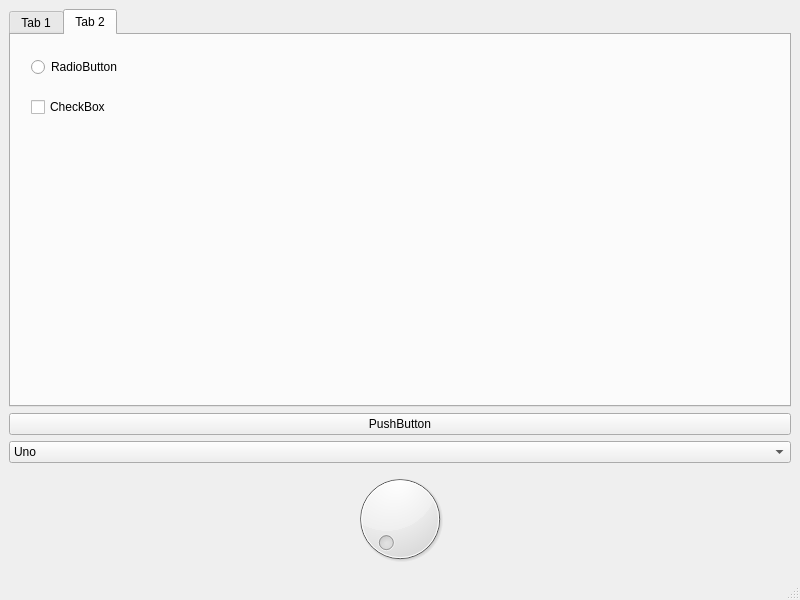
<?xml version="1.0" encoding="UTF-8"?>
<ui version="4.0">
 <class>MainWindow</class>
 <widget class="QMainWindow" name="MainWindow">
  <property name="geometry">
   <rect>
    <x>0</x>
    <y>0</y>
    <width>800</width>
    <height>600</height>
   </rect>
  </property>
  <property name="windowTitle">
   <string>MainWindow</string>
  </property>
  <widget class="QWidget" name="centralwidget">
   <layout class="QVBoxLayout" name="verticalLayout">
    <item>
     <widget class="QTabWidget" name="tabWidget">
      <property name="currentIndex">
       <number>1</number>
      </property>
      <widget class="QWidget" name="tab">
       <attribute name="title">
        <string>Tab 1</string>
       </attribute>
       <widget class="QSlider" name="horizontalSlider">
        <property name="geometry">
         <rect>
          <x>40</x>
          <y>20</y>
          <width>160</width>
          <height>16</height>
         </rect>
        </property>
        <property name="orientation">
         <enum>Qt::Orientation::Horizontal</enum>
        </property>
       </widget>
      </widget>
      <widget class="QWidget" name="tab_2">
       <attribute name="title">
        <string>Tab 2</string>
       </attribute>
       <widget class="QRadioButton" name="radioButton">
        <property name="geometry">
         <rect>
          <x>20</x>
          <y>20</y>
          <width>98</width>
          <height>24</height>
         </rect>
        </property>
        <property name="text">
         <string>RadioButton</string>
        </property>
       </widget>
       <widget class="QCheckBox" name="checkBox">
        <property name="geometry">
         <rect>
          <x>20</x>
          <y>60</y>
          <width>84</width>
          <height>24</height>
         </rect>
        </property>
        <property name="text">
         <string>CheckBox</string>
        </property>
       </widget>
      </widget>
     </widget>
    </item>
    <item>
     <widget class="QPushButton" name="pushButton">
      <property name="text">
       <string>PushButton</string>
      </property>
     </widget>
    </item>
    <item>
     <widget class="QComboBox" name="comboBox">
      <item>
       <property name="text">
        <string>Uno</string>
       </property>
      </item>
      <item>
       <property name="text">
        <string>Dos</string>
       </property>
      </item>
      <item>
       <property name="text">
        <string>Tres</string>
       </property>
      </item>
     </widget>
    </item>
    <item>
     <widget class="QDial" name="dial"/>
    </item>
   </layout>
  </widget>
  <widget class="QMenuBar" name="menubar">
   <property name="geometry">
    <rect>
     <x>0</x>
     <y>0</y>
     <width>800</width>
     <height>33</height>
    </rect>
   </property>
  </widget>
  <widget class="QStatusBar" name="statusbar"/>
 </widget>
 <resources/>
 <connections/>
</ui>
